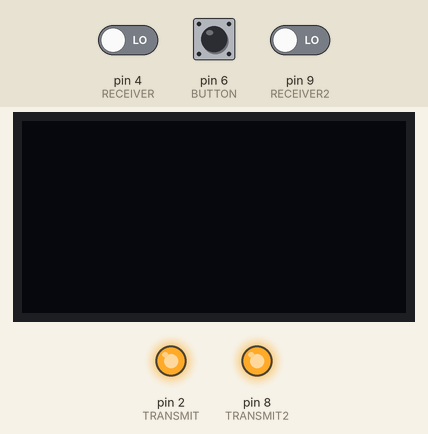
Recording of a sketch running on a simulated Arduino Uno, built with avr-gcc and run on an emulated ATmega328P. Parts: 128×64 one-colour display, output pins drawn as LEDs (lit = HIGH). The inputs (shaded band) are chosen by the test bench; at power-on: pin 6 (BUTTON) LOW, pin 4 (RECEIVER) LOW, pin 9 (RECEIVER2) LOW. What the sketch prints to the serial monitor is not drawn.

Above: at 1.2 s.
1.3 s: pin 6 (BUTTON) pulled HIGH for 0.15 s
At 1.48 s:
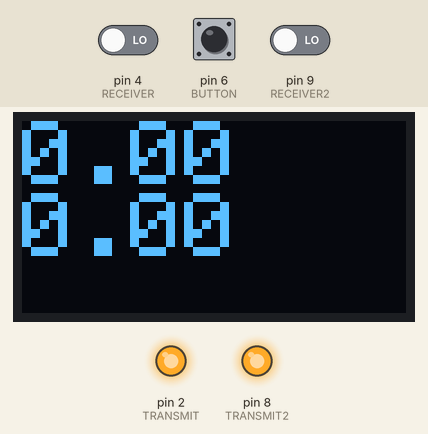
3.7 s: pin 4 (RECEIVER) driven HIGH
At 3.92 s:
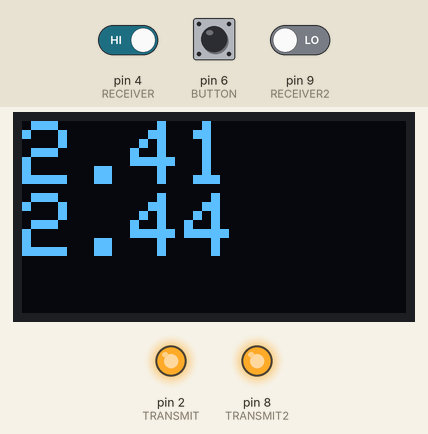
5.2 s: pin 9 (RECEIVER2) driven HIGH
At 5.6 s:
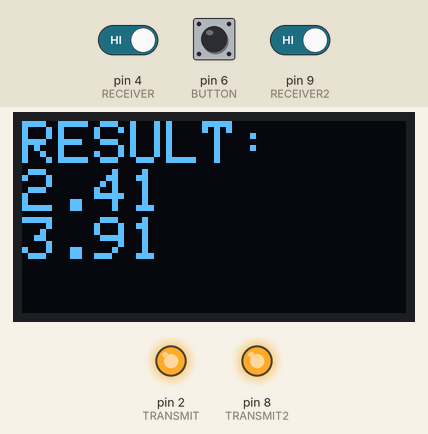
6.7 s: pin 6 (BUTTON) pulled HIGH for 1 s
At 7.5 s:
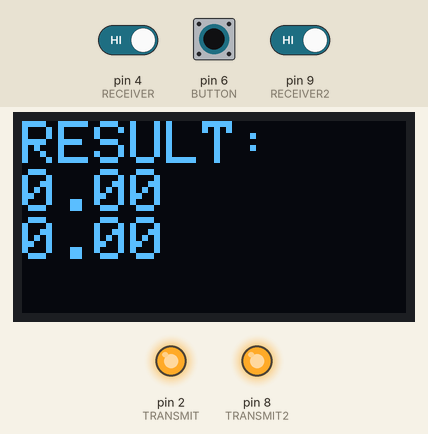
Timing chart, 0 to 9.7 s (numbered marks = the images above; inputs shaded):
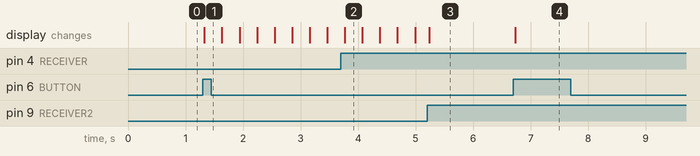

Measured:
- after the input at 1.3 s, the display: changes at once (image 1)
- after the input at 5.2 s, the display: changes at once (image 3)
- after the input at 6.7 s, the display: changes at once (image 4)

The sketch:

Arduino_IDE_Code_File.ino
```cpp
#include <SPI.h>
#include <Wire.h>
#include <Adafruit_GFX.h>
#include <Adafruit_SSD1306.h>

#define SCREEN_WIDTH 128 // OLED display width, in pixels
#define SCREEN_HEIGHT 64 // OLED display height, in pixels

#define OLED_RESET     -1 // Reset pin # (or -1 if sharing Arduino reset pin)
#define SCREEN_ADDRESS 0x3C ///< See datasheet for Address; 0x3D for 128x64, 0x3C for 128x32
Adafruit_SSD1306 display(SCREEN_WIDTH, SCREEN_HEIGHT, &Wire, OLED_RESET);
#define TRANSMIT 2
#define RECEIVER 4
#define BUTTON 6
#define TRANSMIT2 8
#define RECEIVER2 9

bool stop = false;
bool stop2 = false;

bool started = false;
bool buttonDown = false;
double timer = 0;
double timer2 = 0;

void setup() {
  // put your setup code here, to run once:
  Serial.begin(9600);
  pinMode(TRANSMIT, OUTPUT);
  pinMode(RECEIVER, INPUT);
  digitalWrite(TRANSMIT, HIGH);

  pinMode(TRANSMIT2, OUTPUT);
  pinMode(RECEIVER2, INPUT);
  digitalWrite(TRANSMIT2, HIGH);

  if(!display.begin(SSD1306_SWITCHCAPVCC, SCREEN_ADDRESS)) {
    Serial.println(F("SSD1306 allocation failed"));
    for(;;); // Don't proceed, loop forever
  }

}

void loop() {
  int result = digitalRead(RECEIVER);
  int button = digitalRead(BUTTON);
  int result2 = digitalRead(RECEIVER2);
  if (button == HIGH && buttonDown && !started)
  {
    timer = millis() / (double)1000;
    timer2 = millis() / (double)1000;
    started = true;
    buttonDown = false;
    Serial.println("HI");
    stop = false;
  }
  if (button == LOW)
  {
    buttonDown = true;
  }
  else
  {
    buttonDown = false;
  }

  String final = "";
  if (!stop && started)
  {
    if (result == HIGH)
    {
      Serial.println("THERE IS AN OBSTACLE");
      stop = true;
      timer = (millis() / (double)1000) - timer;
      Serial.println(timer);
      final = timer;
      final += "\n";
    }
    else
    {
      final = ((millis() / (double) 1000) - timer);
      final += "\n";
    }
  }
  else if (started)
  {
    final += timer;
    final += "\n";
  }

  if (!stop2 && started)
  {
    if (result2 == HIGH)
    {
      Serial.println("THERE IS AN OBSTACLE");
      stop2 = true;
      timer2 = (millis() / (double)1000) - timer2;
      Serial.println(timer2);
      final += timer2;
    }
    else
    {
      final += ((millis() / (double) 1000) - timer2);
    }
  }
  else if (started)
  {
    final += timer2;
  }

  if ((!stop || !stop2) && started)
  {
    display.clearDisplay();
    display.setTextSize(3);             // Normal 1:1 pixel scale
    display.setTextColor(SSD1306_WHITE);        // Draw white text
    display.setCursor(0,0);             // Start at top-left corner
    display.println(final);
    display.display();
  }
  if (stop && stop2 && started)
  {
    display.clearDisplay();
    display.setTextSize(2);             // Normal 1:1 pixel scale
    display.setTextColor(SSD1306_WHITE);        // Draw white text
    display.setCursor(0,0);
    display.println("RESULT: ");             // Start at top-left corner
    display.println(final);
    display.display();
    started = false;
    stop = false;
    stop2 = false;
  }


}
```
